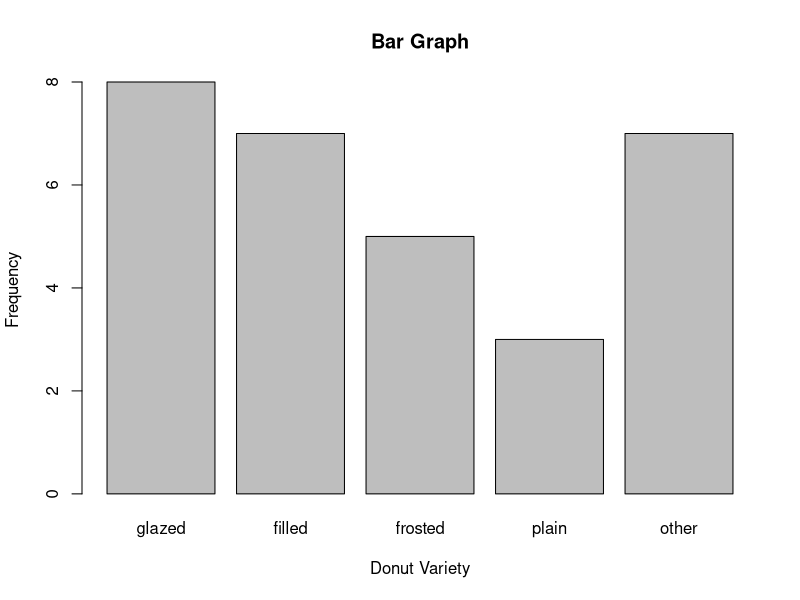
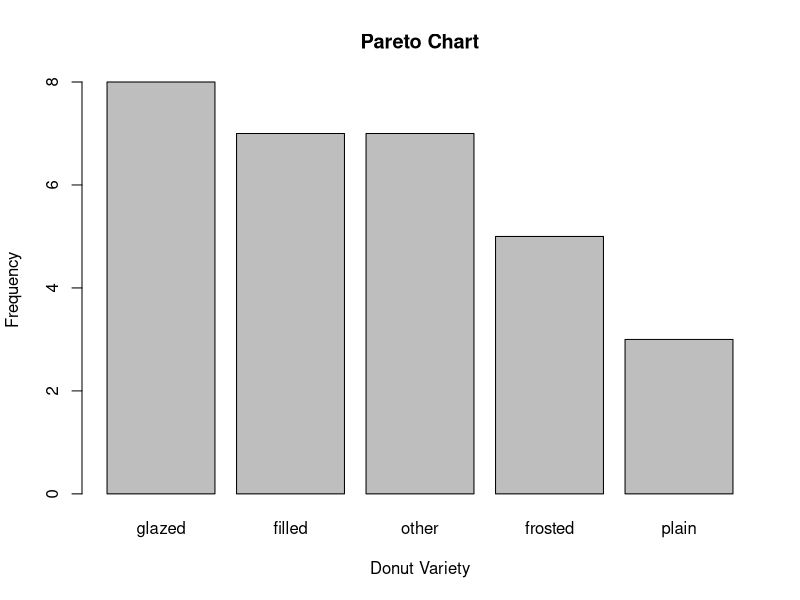
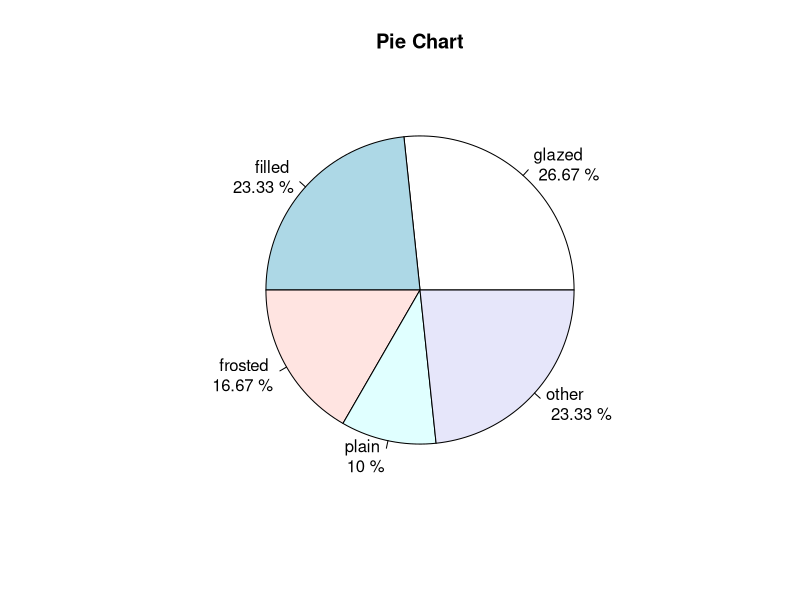

The R source for these figures, in order:
## Create a vector for the donut data set, then create frequency tables, bar
## graph, proportion tables, and a Pareto chart. We observe that the variable
## donut is a qualitative variable, and in R we will 'cast' it so that R
## recognizes that it is qualitative and not numeric using the factor()
## function.

donut <- c("glazed", "filled", "other", "plain", "glazed", "other", 
           "frosted", "filled", "filled", "glazed", "other", 
           "frosted", "glazed", "plain", "other", "glazed", 
           "glazed", "filled", "frosted", "plain", "other", 
           "other", "frosted", "filled", "filled", "other", 
           "frosted", "glazed", "glazed", "filled")

## Cast as a qualitative variable with levels in the order given in the class
## slides

donut <- factor(donut,levels=c("glazed","filled","frosted","plain","other"))

## Frequency table

table(donut)

## Bar graph 

barplot(table(donut),ylab="Frequency",xlab="Donut Variety",main="Bar Graph")

## Proportion table

prop.table(table(donut))

## Pareto chart - here we reorder the factor levels by frequency in decreasing
## order and store them in a new variable

donut.pareto <- reorder(donut,donut,FUN=length,decreasing=TRUE)

barplot(table(donut.pareto),ylab="Frequency",xlab="Donut Variety",main="Pareto Chart")

## Create a table with frequencies, relative frequencies, and percentages for the donut data

donut.freq <- table(donut)
donut.rel.freq <- prop.table(donut.freq)
donut.perc <- round(donut.rel.freq*100,2)
donut.table <- cbind(donut.freq,donut.rel.freq,donut.perc)
colnames(donut.table) <- c("Frequency","Relative Frequency","Percentage")
donut.table

## Create a pie chart for the donut data showing percentages for each slice

pie(donut.freq,labels=paste(names(donut.freq),"\n",donut.perc,"%"),main="Pie Chart")
